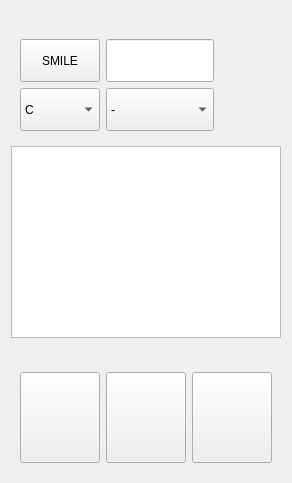
<?xml version="1.0" encoding="UTF-8"?>
<ui version="4.0">
 <class>EditorView</class>
 <widget class="QWidget" name="EditorView">
  <property name="geometry">
   <rect>
    <x>0</x>
    <y>0</y>
    <width>248</width>
    <height>483</height>
   </rect>
  </property>
  <property name="windowTitle">
   <string>Form</string>
  </property>
  <layout class="QFormLayout" name="formLayout">
   <item row="1" column="0">
    <widget class="QDockWidget" name="dockWidget">
     <property name="enabled">
      <bool>true</bool>
     </property>
     <property name="floating">
      <bool>false</bool>
     </property>
     <property name="features">
      <set>QDockWidget::NoDockWidgetFeatures</set>
     </property>
     <widget class="QWidget" name="dockWidgetContents">
      <layout class="QGridLayout" name="gridLayout">
       <item row="2" column="1">
        <widget class="QLineEdit" name="lineEditeSMILE">
         <property name="sizePolicy">
          <sizepolicy hsizetype="Preferred" vsizetype="Preferred">
           <horstretch>0</horstretch>
           <verstretch>0</verstretch>
          </sizepolicy>
         </property>
        </widget>
       </item>
       <item row="2" column="0">
        <widget class="QPushButton" name="buttonSMILE">
         <property name="sizePolicy">
          <sizepolicy hsizetype="Preferred" vsizetype="Preferred">
           <horstretch>0</horstretch>
           <verstretch>0</verstretch>
          </sizepolicy>
         </property>
         <property name="text">
          <string>SMILE</string>
         </property>
        </widget>
       </item>
       <item row="3" column="0">
        <widget class="QComboBox" name="comboBox">
         <property name="sizePolicy">
          <sizepolicy hsizetype="Preferred" vsizetype="Preferred">
           <horstretch>0</horstretch>
           <verstretch>0</verstretch>
          </sizepolicy>
         </property>
         <item>
          <property name="text">
           <string>C</string>
          </property>
         </item>
         <item>
          <property name="text">
           <string>B</string>
          </property>
         </item>
         <item>
          <property name="text">
           <string>Li</string>
          </property>
         </item>
         <item>
          <property name="text">
           <string>O</string>
          </property>
         </item>
         <item>
          <property name="text">
           <string>H</string>
          </property>
         </item>
         <item>
          <property name="text">
           <string>F</string>
          </property>
         </item>
         <item>
          <property name="text">
           <string>N</string>
          </property>
         </item>
         <item>
          <property name="text">
           <string>S</string>
          </property>
         </item>
         <item>
          <property name="text">
           <string>Na</string>
          </property>
         </item>
         <item>
          <property name="text">
           <string>Mg</string>
          </property>
         </item>
        </widget>
       </item>
       <item row="3" column="1">
        <widget class="QComboBox" name="comboBox_2">
         <property name="sizePolicy">
          <sizepolicy hsizetype="Preferred" vsizetype="Preferred">
           <horstretch>0</horstretch>
           <verstretch>0</verstretch>
          </sizepolicy>
         </property>
         <property name="currentText">
          <string notr="true">-</string>
         </property>
         <property name="currentIndex">
          <number>1</number>
         </property>
         <item>
          <property name="text">
           <string/>
          </property>
         </item>
         <item>
          <property name="text">
           <string>-</string>
          </property>
         </item>
         <item>
          <property name="text">
           <string>=</string>
          </property>
         </item>
         <item>
          <property name="text">
           <string>#</string>
          </property>
         </item>
         <item>
          <property name="text">
           <string>$</string>
          </property>
         </item>
        </widget>
       </item>
      </layout>
     </widget>
    </widget>
   </item>
   <item row="3" column="0" colspan="2">
    <widget class="QGraphicsView" name="graphicsView"/>
   </item>
   <item row="4" column="0">
    <widget class="QDockWidget" name="dockWidget_2">
     <property name="features">
      <set>QDockWidget::NoDockWidgetFeatures</set>
     </property>
     <widget class="QWidget" name="dockWidgetContents_2">
      <layout class="QHBoxLayout" name="horizontalLayout">
       <item>
        <widget class="QPushButton" name="buttonAdd">
         <property name="sizePolicy">
          <sizepolicy hsizetype="Preferred" vsizetype="Preferred">
           <horstretch>0</horstretch>
           <verstretch>0</verstretch>
          </sizepolicy>
         </property>
         <property name="text">
          <string> </string>
         </property>
         <property name="icon">
          <iconset>
           <normaloff>icons/plus.png</normaloff>icons/plus.png</iconset>
         </property>
         <property name="iconSize">
          <size>
           <width>33</width>
           <height>33</height>
          </size>
         </property>
         <property name="checkable">
          <bool>true</bool>
         </property>
         <attribute name="buttonGroup">
          <string notr="true">buttonGroup</string>
         </attribute>
        </widget>
       </item>
       <item>
        <widget class="QPushButton" name="buttonEdit">
         <property name="sizePolicy">
          <sizepolicy hsizetype="Preferred" vsizetype="Preferred">
           <horstretch>0</horstretch>
           <verstretch>0</verstretch>
          </sizepolicy>
         </property>
         <property name="text">
          <string> </string>
         </property>
         <property name="icon">
          <iconset>
           <normaloff>icons/moveArrow.png</normaloff>icons/moveArrow.png</iconset>
         </property>
         <property name="iconSize">
          <size>
           <width>33</width>
           <height>33</height>
          </size>
         </property>
         <property name="checkable">
          <bool>true</bool>
         </property>
         <attribute name="buttonGroup">
          <string notr="true">buttonGroup</string>
         </attribute>
        </widget>
       </item>
       <item>
        <widget class="QPushButton" name="buttonRemove">
         <property name="enabled">
          <bool>true</bool>
         </property>
         <property name="sizePolicy">
          <sizepolicy hsizetype="Preferred" vsizetype="Preferred">
           <horstretch>0</horstretch>
           <verstretch>0</verstretch>
          </sizepolicy>
         </property>
         <property name="text">
          <string> </string>
         </property>
         <property name="icon">
          <iconset>
           <normaloff>icons/minus.png</normaloff>icons/minus.png</iconset>
         </property>
         <property name="iconSize">
          <size>
           <width>33</width>
           <height>33</height>
          </size>
         </property>
         <property name="checkable">
          <bool>true</bool>
         </property>
         <attribute name="buttonGroup">
          <string notr="true">buttonGroup</string>
         </attribute>
        </widget>
       </item>
      </layout>
     </widget>
    </widget>
   </item>
  </layout>
  <action name="actionAdd">
   <property name="checkable">
    <bool>true</bool>
   </property>
   <property name="text">
    <string>Add</string>
   </property>
  </action>
  <action name="actionEdit">
   <property name="checkable">
    <bool>true</bool>
   </property>
   <property name="text">
    <string>Edit</string>
   </property>
  </action>
  <action name="actionRemove">
   <property name="checkable">
    <bool>true</bool>
   </property>
   <property name="text">
    <string>Remove</string>
   </property>
  </action>
  <action name="actionSMILE">
   <property name="text">
    <string>SMILE</string>
   </property>
  </action>
 </widget>
 <resources/>
 <connections>
  <connection>
   <sender>buttonAdd</sender>
   <signal>toggled(bool)</signal>
   <receiver>buttonAdd</receiver>
   <slot>setChecked(bool)</slot>
   <hints>
    <hint type="sourcelabel">
     <x>31</x>
     <y>351</y>
    </hint>
    <hint type="destinationlabel">
     <x>31</x>
     <y>351</y>
    </hint>
   </hints>
  </connection>
  <connection>
   <sender>buttonSMILE</sender>
   <signal>clicked()</signal>
   <receiver>actionSMILE</receiver>
   <slot>trigger()</slot>
   <hints>
    <hint type="sourcelabel">
     <x>60</x>
     <y>53</y>
    </hint>
    <hint type="destinationlabel">
     <x>-1</x>
     <y>-1</y>
    </hint>
   </hints>
  </connection>
  <connection>
   <sender>actionRemove</sender>
   <signal>toggled(bool)</signal>
   <receiver>actionRemove</receiver>
   <slot>setChecked(bool)</slot>
   <hints>
    <hint type="sourcelabel">
     <x>-1</x>
     <y>-1</y>
    </hint>
    <hint type="destinationlabel">
     <x>-1</x>
     <y>-1</y>
    </hint>
   </hints>
  </connection>
  <connection>
   <sender>actionEdit</sender>
   <signal>toggled(bool)</signal>
   <receiver>actionEdit</receiver>
   <slot>setChecked(bool)</slot>
   <hints>
    <hint type="sourcelabel">
     <x>31</x>
     <y>351</y>
    </hint>
    <hint type="destinationlabel">
     <x>65</x>
     <y>351</y>
    </hint>
   </hints>
  </connection>
 </connections>
 <buttongroups>
  <buttongroup name="buttonGroup">
   <property name="exclusive">
    <bool>true</bool>
   </property>
  </buttongroup>
 </buttongroups>
</ui>
